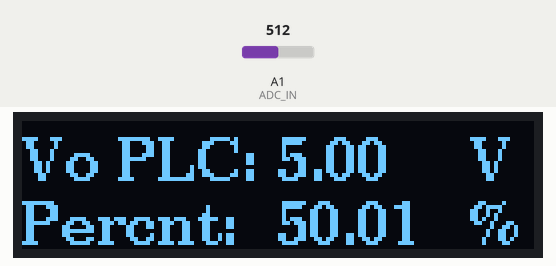
Recording of a sketch running on a simulated Arduino Zero (SAMD21). Shown: 128×32 one-colour display. The inputs (shaded band) are chosen by the test bench; at power-on: A1 (ADC_IN) = 512 (analog values on the 0–1023 scale). What the sketch prints to the serial monitor is not drawn.

Above: at 1.2 s.
1.3 s: A1 (ADC_IN) set to 716
At 1.9 s:
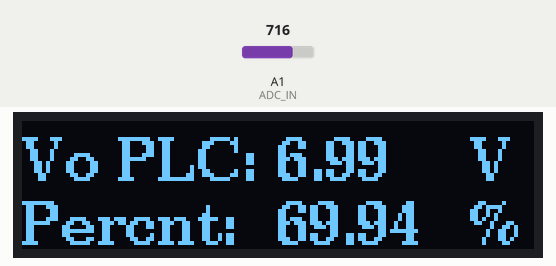
2.8 s: A1 (ADC_IN) set to 900
At 3.1 s:
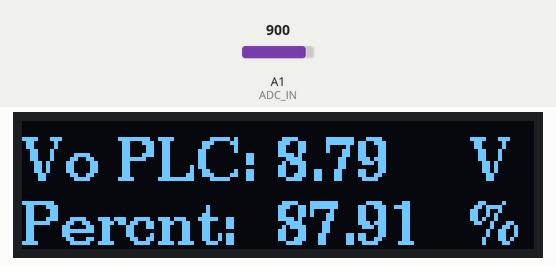
4.3 s: A1 (ADC_IN) set to 1023
At 5.4 s:
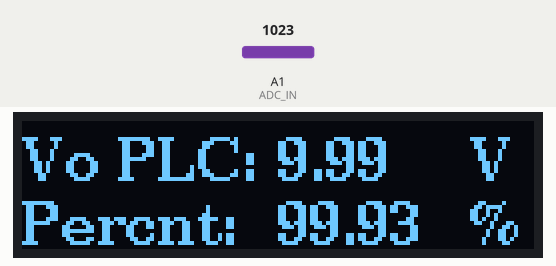
Timing chart, 0 to 7.3 s (numbered marks = the images above; inputs shaded):
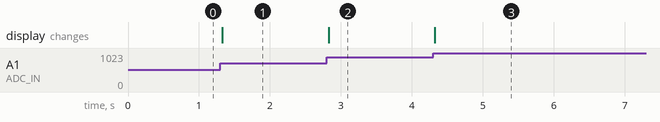

Measured:
- after the input at 1.3 s, the display: changes at once (image 1)
- after the input at 2.8 s, the display: changes at once (image 2)
- after the input at 4.3 s, the display: changes at once (image 3)

The sketch:

MKRZero_Analog_Read_OLED.ino
```cpp
/*
 * Test Sensor
 *
 * Amb un ML8511, per obtenir UV Intensity en mW/cm2
 * Ref: https://learn.sparkfun.com/tutorials/ml8511-uv-sensor-hookup-guide
*/

/*
 * EL MKRZERO está en les plaques SAMD
 */

#define SERIE 1  // 1 per enviar dades port serie per debug,0 no.

#include <Arduino.h>
#include <U8g2lib.h>

#ifdef U8X8_HAVE_HW_SPI
#include <SPI.h>
#endif
#ifdef U8X8_HAVE_HW_I2C
#include <Wire.h>
#endif

// Pins OLED
// Utilitzarems el SDA y SCL per defecte sense conectar la pantalla
// directament al Arduino per no perdre el pins SPI

/*
  U8glib Example Overview:
    Frame Buffer Examples: clearBuffer/sendBuffer. Fast, but may not work with all Arduino boards because of RAM consumption
    Page Buffer Examples: firstPage/nextPage. Less RAM usage, should work with all Arduino boards.
    U8x8 Text Only Example: No RAM usage, direct communication with display controller. No graphics, 8x8 Text only.

*/

// Please UNCOMMENT one of the contructor lines below
// U8g2 Contructor List (Frame Buffer)
// The complete list is available here: https://github.com/olikraus/u8g2/wiki/u8g2setupcpp
// Please update the pin numbers according to your setup. Use U8X8_PIN_NONE if the reset pin is not connected

// SEUTec
// WaveShare OLED 0.96
// Tenim d'utilitzar un pin de RESET per a que al alimentar a 3.3V la pantalla no es quedi negra.
// ZERO SPI
//U8G2_SSD1306_128X64_NONAME_F_4W_SW_SPI u8g2(U8G2_R0, /* clock=*/ 9, /* data=*/ 8, /* cs=*/ 10, /* dc=*/ 7, /* reset=*/ 6);
// UNO SPI
//U8G2_SSD1306_128X64_NONAME_F_4W_SW_SPI u8g2(U8G2_R0, /* clock=*/ 13, /* data=*/ 11, /* cs=*/ 10, /* dc=*/ 9, /* reset=*/ 8);
// UNO

// _HW_ Hardware I2C no cal especificar pins I2C, utilitzar los oficials del Arduino de Turno, SCL=12, SDA=11, MKRZero.
// No va be si tenim un altre dispositiu I2C, tindrem d utilitza Simulated Wire, SW.
// Per que no deixa especificar la I2C adress de la pantalla
//U8G2_SSD1306_128X64_NONAME_F_HW_I2C u8g2(U8G2_R0, /* reset=*/ U8X8_PIN_NONE);
// _SW_ Simulated I2C, podem cambiar els pins de comunicacio I2C, per evitar problemes amb altres dispisitius I2c.
// Tot i que va molt més lento. de 76 ms a 600ms.
//U8G2_SSD1306_128X64_NONAME_F_SW_I2C u8g2(U8G2_R0, /* clock, SCL=*/ A5, /* data,SDA =*/ A4, /* reset=*/ U8X8_PIN_NONE);

// SEUTec
// WaveShare OLED 1.3
// Tenim d'utilitzar un pin de RESET per a que al alimentar a 3.3V la pantalla no es quedi negra.
// ZERO
//U8G2_SH1106_128X64_NONAME_F_4W_SW_SPI u8g2(U8G2_R0, /* clock=*/ 9, /* data=*/ 8, /* cs=*/ 10, /* dc=*/ 7, /* reset=*/ 6);
// UNO
//U8G2_SH1106_128X64_NONAME_F_4W_SW_SPI u8g2(U8G2_R0, /* clock=*/ 13, /* data=*/ 11, /* cs=*/ 10, /* dc=*/ 9, /* reset=*/ 8);
// Si no podem utilitzar els pins 8, 9 i 10, per estar ocupats, podem utilitzar uns altres
//U8G2_SH1106_128X64_NONAME_F_4W_SW_SPI u8g2(U8G2_R0, /* clock=*/ 13, /* data=*/ 11, /* cs=*/ 6, /* dc=*/ 5, /* reset=*/ 7);
// SEUTec

//U8G2_SH1106_128X64_NONAME_F_4W_HW_SPI u8g2(U8G2_R0, /* cs=*/ 10, /* dc=*/ 9, /* reset=*/ 8);
//U8G2_SH1106_128X64_VCOMH0_F_4W_HW_SPI u8g2(U8G2_R0, /* cs=*/ 10, /* dc=*/ 9, /* reset=*/ 8);		// same as the NONAME variant, but maximizes setContrast() range
//U8G2_SSD1306_128X32_UNIVISION_F_SW_I2C u8g2(U8G2_R0, /* clock=*/ 21, /* data=*/ 20, /* reset=*/ U8X8_PIN_NONE);   // Adafruit Feather M0 Basic Proto + FeatherWing OLED

// SEUTec
U8G2_SSD1306_128X32_UNIVISION_F_SW_I2C u8g2(U8G2_R0, /* clock=*/ SCL, /* data=*/ SDA, /* reset=*/ U8X8_PIN_NONE);   // Adafruit Feather ESP8266/32u4 Boards + FeatherWing OLED
//U8G2_SSD1306_128X32_UNIVISION_F_SW_I2C u8g2(U8G2_R0, /* clock=*/ SCL_OLED, /* data=*/ SDA_OLED, /* reset=*/ U8X8_PIN_NONE);   // Adafruit Feather ESP8266/32u4 Boards + FeatherWing OLED
// SEUTec
// End of constructor list

#define ADC_IN A1  // Entrada Analògica que volem utilitzar

#define V_REF 3.3  // Tensió de referencia dels Analog to Digital Converter
#define Bits_ADC 12  // Si analogReadResolution(10) bits, per defecte
                     // 8, 10 o 12 per MKRZERO
const int Lect_Ref = pow(2, Bits_ADC)-1;

void setup(void) {
   // initialize serial communication at 9600 bits per second:
  Serial.begin(9600);

  analogReadResolution(Bits_ADC);

  u8g2.begin();
  u8g2.setFont(u8g2_font_ncenB10_tr);  // choose a suitable font
                                       // Una lletra més petita sescriu en menys temps.
}

unsigned int Lect_ADC = 0;
float Volts_ADC = 0;

void loop(void) {
  Lect_ADC = analogRead(ADC_IN);

  // Estavilització de Lectura
  int Num_Mostres = 20;
  float Lect_ProMig = float(Lect_ADC);

  for (int i=0; i<Num_Mostres; i++){
    Lect_ADC = float(analogRead(ADC_IN));
    Lect_ProMig = Lect_ProMig + Lect_ADC;
    //Serial.println("i: " + String(i));
  }
  Lect_ProMig = Lect_ProMig / Num_Mostres;

//  Volts_ADC = Lect_ADC * V_REF / Lect_Ref;  // Volts a partir de la Última Lectura
  Volts_ADC = Lect_ADC * V_REF / Lect_Ref;  // Volts a partir de la Lectura ProMijada

  // float x, float in_min, float in_max, float out_min, float out_max
  float Vplc = mapfloat(Volts_ADC, 0, V_REF, 0.0, 10.0); // Conversió Voltatje ADC 0..3 Vdc a Voltatje PLC 0..10 Vdc
  float Per100 = mapfloat(Volts_ADC, 0, V_REF, 0.0, 100.0); // Conversió Voltatje a PerCentatje

// Enviar dades el port Series per Debug
#if SERIE
  Serial.println("Lectura ADC: " + String(Lect_ADC));
  Serial.println("Volts ADC: " + String(Volts_ADC));
  Serial.print("Vout PLC: " + String(Vplc) + " V\n");
  Serial.print("Percentatje: " + String(Per100) + " %\n\n");
#endif

// Mostrar dades per la pantalla OLED
#define X_PXLS 128
#define Y_PXLS 32
#define NUM_LINS 2

#define ALT_LINEA Y_PXLS / NUM_LINS - 1
//#define ENTRE_LINEA 10
#define POS_NUMS X_PXLS/2    //Posició on posar el numeros
#define POS_UNITS X_PXLS-16

  u8g2.clearBuffer();					// clear the internal memory

  u8g2.drawStr(0,ALT_LINEA,"Vo PLC:");
  u8g2.setCursor(POS_NUMS, ALT_LINEA);
  u8g2.print(Vplc);
  u8g2.setCursor(POS_UNITS, ALT_LINEA);
  u8g2.print("V");

  //u8g2.setCursor(POS_NUMS, ALT_LINEA *2 + ENTRE_LINEA);
  u8g2.drawStr(0, 2 * ALT_LINEA,"Percnt:");
  u8g2.setCursor(POS_NUMS, 2 * ALT_LINEA);
  u8g2.print(Per100);   // Mostrar dato amb 0 decimals, sense utilitzar dtostrf.
                        // print(String(var,decimals)); no funciona amb Arduino Micro.

  u8g2.setCursor(POS_UNITS, 2 * ALT_LINEA);
  u8g2.print("%");

  u8g2.sendBuffer();					// transfer internal memory to the display
}

//The Arduino Map function but for floats
//From: http://forum.arduino.cc/index.php?topic=3922.0
float mapfloat(float x, float in_min, float in_max, float out_min, float out_max){
  return (x - in_min) * (out_max - out_min) / (in_max - in_min) + out_min;
}
```
